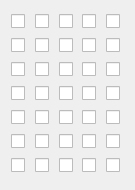
<?xml version="1.0" encoding="UTF-8"?>
<ui version="4.0">
 <class>Matrix57</class>
 <widget class="QWidget" name="Matrix57">
  <property name="geometry">
   <rect>
    <x>0</x>
    <y>0</y>
    <width>135</width>
    <height>190</height>
   </rect>
  </property>
  <property name="windowTitle">
   <string>Form</string>
  </property>
  <layout class="QGridLayout" name="gridLayout">
   <item row="0" column="0">
    <widget class="QCheckBox" name="pixel11">
     <property name="text">
      <string/>
     </property>
    </widget>
   </item>
   <item row="0" column="1">
    <widget class="QCheckBox" name="pixel12">
     <property name="text">
      <string/>
     </property>
    </widget>
   </item>
   <item row="0" column="2">
    <widget class="QCheckBox" name="pixel13">
     <property name="text">
      <string/>
     </property>
    </widget>
   </item>
   <item row="0" column="3">
    <widget class="QCheckBox" name="pixel14">
     <property name="text">
      <string/>
     </property>
    </widget>
   </item>
   <item row="0" column="4">
    <widget class="QCheckBox" name="pixel15">
     <property name="text">
      <string/>
     </property>
    </widget>
   </item>
   <item row="1" column="0">
    <widget class="QCheckBox" name="pixel21">
     <property name="text">
      <string/>
     </property>
    </widget>
   </item>
   <item row="1" column="1">
    <widget class="QCheckBox" name="pixel22">
     <property name="text">
      <string/>
     </property>
    </widget>
   </item>
   <item row="1" column="2">
    <widget class="QCheckBox" name="pixel23">
     <property name="text">
      <string/>
     </property>
    </widget>
   </item>
   <item row="1" column="3">
    <widget class="QCheckBox" name="pixel24">
     <property name="text">
      <string/>
     </property>
    </widget>
   </item>
   <item row="1" column="4">
    <widget class="QCheckBox" name="pixel25">
     <property name="text">
      <string/>
     </property>
    </widget>
   </item>
   <item row="2" column="0">
    <widget class="QCheckBox" name="pixel31">
     <property name="text">
      <string/>
     </property>
    </widget>
   </item>
   <item row="2" column="1">
    <widget class="QCheckBox" name="pixel32">
     <property name="text">
      <string/>
     </property>
    </widget>
   </item>
   <item row="2" column="2">
    <widget class="QCheckBox" name="pixel33">
     <property name="text">
      <string/>
     </property>
    </widget>
   </item>
   <item row="2" column="3">
    <widget class="QCheckBox" name="pixel34">
     <property name="text">
      <string/>
     </property>
    </widget>
   </item>
   <item row="2" column="4">
    <widget class="QCheckBox" name="pixel35">
     <property name="text">
      <string/>
     </property>
    </widget>
   </item>
   <item row="3" column="0">
    <widget class="QCheckBox" name="pixel41">
     <property name="text">
      <string/>
     </property>
    </widget>
   </item>
   <item row="3" column="1">
    <widget class="QCheckBox" name="pixel42">
     <property name="text">
      <string/>
     </property>
    </widget>
   </item>
   <item row="3" column="2">
    <widget class="QCheckBox" name="pixel43">
     <property name="text">
      <string/>
     </property>
    </widget>
   </item>
   <item row="3" column="3">
    <widget class="QCheckBox" name="pixel44">
     <property name="text">
      <string/>
     </property>
    </widget>
   </item>
   <item row="3" column="4">
    <widget class="QCheckBox" name="pixel45">
     <property name="text">
      <string/>
     </property>
    </widget>
   </item>
   <item row="4" column="0">
    <widget class="QCheckBox" name="pixel51">
     <property name="text">
      <string/>
     </property>
    </widget>
   </item>
   <item row="4" column="1">
    <widget class="QCheckBox" name="pixel52">
     <property name="text">
      <string/>
     </property>
    </widget>
   </item>
   <item row="4" column="2">
    <widget class="QCheckBox" name="pixel53">
     <property name="text">
      <string/>
     </property>
    </widget>
   </item>
   <item row="4" column="3">
    <widget class="QCheckBox" name="pixel54">
     <property name="text">
      <string/>
     </property>
    </widget>
   </item>
   <item row="4" column="4">
    <widget class="QCheckBox" name="pixel55">
     <property name="text">
      <string/>
     </property>
    </widget>
   </item>
   <item row="5" column="0">
    <widget class="QCheckBox" name="pixel61">
     <property name="text">
      <string/>
     </property>
    </widget>
   </item>
   <item row="5" column="1">
    <widget class="QCheckBox" name="pixel62">
     <property name="text">
      <string/>
     </property>
    </widget>
   </item>
   <item row="5" column="2">
    <widget class="QCheckBox" name="pixel63">
     <property name="text">
      <string/>
     </property>
    </widget>
   </item>
   <item row="5" column="3">
    <widget class="QCheckBox" name="pixel64">
     <property name="text">
      <string/>
     </property>
    </widget>
   </item>
   <item row="5" column="4">
    <widget class="QCheckBox" name="pixel65">
     <property name="text">
      <string/>
     </property>
    </widget>
   </item>
   <item row="6" column="0">
    <widget class="QCheckBox" name="pixel71">
     <property name="text">
      <string/>
     </property>
    </widget>
   </item>
   <item row="6" column="1">
    <widget class="QCheckBox" name="pixel72">
     <property name="text">
      <string/>
     </property>
    </widget>
   </item>
   <item row="6" column="2">
    <widget class="QCheckBox" name="pixel73">
     <property name="text">
      <string/>
     </property>
    </widget>
   </item>
   <item row="6" column="3">
    <widget class="QCheckBox" name="pixel74">
     <property name="text">
      <string/>
     </property>
    </widget>
   </item>
   <item row="6" column="4">
    <widget class="QCheckBox" name="pixel75">
     <property name="text">
      <string/>
     </property>
    </widget>
   </item>
  </layout>
 </widget>
 <resources/>
 <connections/>
</ui>
